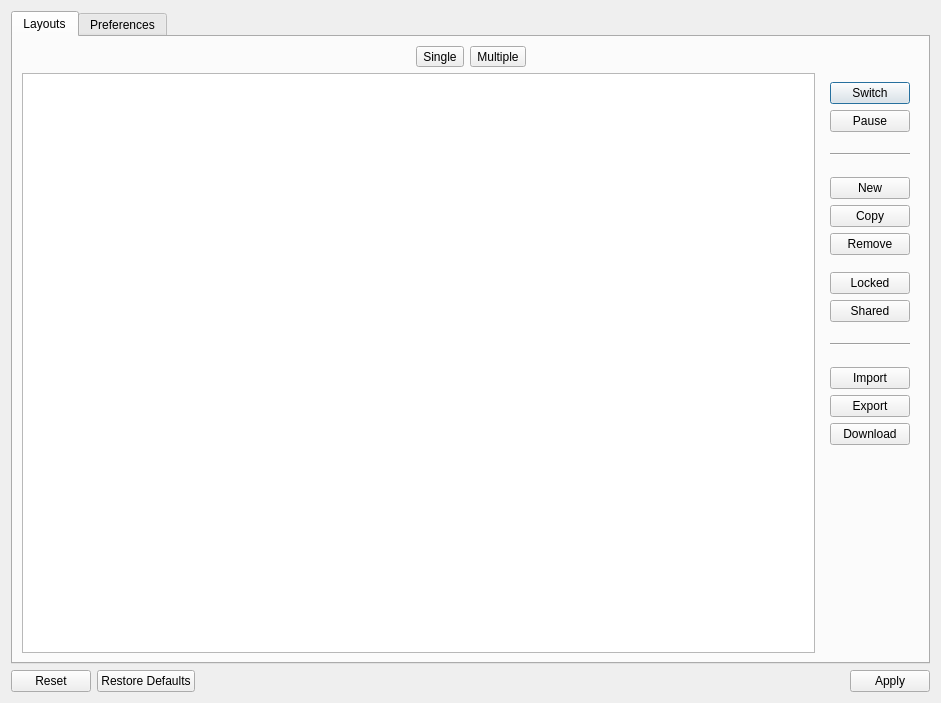
<?xml version="1.0" encoding="UTF-8"?>
<ui version="4.0">
 <class>SettingsDialog</class>
 <widget class="QDialog" name="SettingsDialog">
  <property name="geometry">
   <rect>
    <x>0</x>
    <y>0</y>
    <width>941</width>
    <height>703</height>
   </rect>
  </property>
  <property name="windowTitle">
   <string comment="latte settings window">Settings</string>
  </property>
  <layout class="QVBoxLayout" name="verticalLayout_2">
   <item>
    <widget class="QTabWidget" name="tabWidget">
     <property name="currentIndex">
      <number>0</number>
     </property>
     <widget class="QWidget" name="layoutsTab">
      <attribute name="title">
       <string>Layouts</string>
      </attribute>
      <layout class="QHBoxLayout" name="horizontalLayout">
       <item>
        <layout class="QVBoxLayout" name="verticalLayout_3">
         <item>
          <layout class="QHBoxLayout" name="horizontalLayout_3">
           <item>
            <spacer name="horizontalSpacer">
             <property name="orientation">
              <enum>Qt::Horizontal</enum>
             </property>
             <property name="sizeHint" stdset="0">
              <size>
               <width>40</width>
               <height>20</height>
              </size>
             </property>
            </spacer>
           </item>
           <item>
            <widget class="QToolButton" name="singleToolBtn">
             <property name="sizePolicy">
              <sizepolicy hsizetype="Fixed" vsizetype="Fixed">
               <horstretch>0</horstretch>
               <verstretch>0</verstretch>
              </sizepolicy>
             </property>
             <property name="toolTip">
              <string>Only one layout can be present in memory at all cases</string>
             </property>
             <property name="text">
              <string comment="single layout">Single</string>
             </property>
             <property name="checkable">
              <bool>true</bool>
             </property>
            </widget>
           </item>
           <item>
            <widget class="QToolButton" name="multipleToolBtn">
             <property name="toolTip">
              <string>Multiple layouts can be present and active in memory at the same time</string>
             </property>
             <property name="text">
              <string comment="multiple layouts">Multiple</string>
             </property>
             <property name="checkable">
              <bool>true</bool>
             </property>
             <property name="checked">
              <bool>false</bool>
             </property>
            </widget>
           </item>
           <item>
            <spacer name="horizontalSpacer_2">
             <property name="orientation">
              <enum>Qt::Horizontal</enum>
             </property>
             <property name="sizeHint" stdset="0">
              <size>
               <width>40</width>
               <height>20</height>
              </size>
             </property>
            </spacer>
           </item>
          </layout>
         </item>
         <item>
          <layout class="QHBoxLayout" name="horizontalLayout_2">
           <item>
            <widget class="QTableView" name="layoutsView">
             <property name="sizeAdjustPolicy">
              <enum>QAbstractScrollArea::AdjustToContents</enum>
             </property>
             <property name="showDropIndicator" stdset="0">
              <bool>true</bool>
             </property>
             <property name="alternatingRowColors">
              <bool>true</bool>
             </property>
             <property name="selectionMode">
              <enum>QAbstractItemView::SingleSelection</enum>
             </property>
             <property name="selectionBehavior">
              <enum>QAbstractItemView::SelectRows</enum>
             </property>
             <property name="showGrid">
              <bool>false</bool>
             </property>
             <attribute name="horizontalHeaderVisible">
              <bool>false</bool>
             </attribute>
             <attribute name="horizontalHeaderCascadingSectionResizes">
              <bool>true</bool>
             </attribute>
             <attribute name="horizontalHeaderHighlightSections">
              <bool>false</bool>
             </attribute>
             <attribute name="horizontalHeaderShowSortIndicator" stdset="0">
              <bool>false</bool>
             </attribute>
             <attribute name="verticalHeaderVisible">
              <bool>false</bool>
             </attribute>
             <attribute name="verticalHeaderHighlightSections">
              <bool>false</bool>
             </attribute>
            </widget>
           </item>
           <item>
            <widget class="QWidget" name="widget" native="true">
             <layout class="QVBoxLayout" name="verticalLayout">
              <item>
               <widget class="QPushButton" name="switchButton">
                <property name="toolTip">
                 <string>Switch to selected layout</string>
                </property>
                <property name="text">
                 <string comment="switch to layout">Switch</string>
                </property>
                <property name="icon">
                 <iconset theme="user-identity">
                  <normaloff>.</normaloff>.</iconset>
                </property>
               </widget>
              </item>
              <item>
               <widget class="QPushButton" name="pauseButton">
                <property name="toolTip">
                 <string>Pause all activities from the selected layout</string>
                </property>
                <property name="text">
                 <string>Pause</string>
                </property>
                <property name="icon">
                 <iconset theme="media-playback-pause">
                  <normaloff>.</normaloff>.</iconset>
                </property>
               </widget>
              </item>
              <item>
               <spacer name="verticalSpacer_5">
                <property name="orientation">
                 <enum>Qt::Vertical</enum>
                </property>
                <property name="sizeType">
                 <enum>QSizePolicy::Preferred</enum>
                </property>
                <property name="sizeHint" stdset="0">
                 <size>
                  <width>20</width>
                  <height>15</height>
                 </size>
                </property>
               </spacer>
              </item>
              <item>
               <widget class="Line" name="line_2">
                <property name="minimumSize">
                 <size>
                  <width>0</width>
                  <height>0</height>
                 </size>
                </property>
                <property name="orientation">
                 <enum>Qt::Horizontal</enum>
                </property>
               </widget>
              </item>
              <item>
               <spacer name="verticalSpacer_4">
                <property name="orientation">
                 <enum>Qt::Vertical</enum>
                </property>
                <property name="sizeType">
                 <enum>QSizePolicy::Preferred</enum>
                </property>
                <property name="sizeHint" stdset="0">
                 <size>
                  <width>20</width>
                  <height>15</height>
                 </size>
                </property>
               </spacer>
              </item>
              <item>
               <widget class="QPushButton" name="newButton">
                <property name="toolTip">
                 <string>New layout</string>
                </property>
                <property name="text">
                 <string comment="new layout">New</string>
                </property>
                <property name="icon">
                 <iconset theme="add">
                  <normaloff>.</normaloff>.</iconset>
                </property>
               </widget>
              </item>
              <item>
               <widget class="QPushButton" name="copyButton">
                <property name="toolTip">
                 <string>Copy selected layout</string>
                </property>
                <property name="text">
                 <string comment="copy layout">Copy</string>
                </property>
                <property name="icon">
                 <iconset theme="edit-copy">
                  <normaloff>.</normaloff>.</iconset>
                </property>
                <property name="flat">
                 <bool>false</bool>
                </property>
               </widget>
              </item>
              <item>
               <widget class="QPushButton" name="removeButton">
                <property name="toolTip">
                 <string>Remove selected layout</string>
                </property>
                <property name="text">
                 <string comment="remove layout">Remove</string>
                </property>
                <property name="icon">
                 <iconset theme="delete">
                  <normaloff>.</normaloff>.</iconset>
                </property>
               </widget>
              </item>
              <item>
               <spacer name="verticalSpacer_10">
                <property name="orientation">
                 <enum>Qt::Vertical</enum>
                </property>
                <property name="sizeType">
                 <enum>QSizePolicy::Fixed</enum>
                </property>
                <property name="sizeHint" stdset="0">
                 <size>
                  <width>1</width>
                  <height>11</height>
                 </size>
                </property>
               </spacer>
              </item>
              <item>
               <widget class="QPushButton" name="lockedButton">
                <property name="toolTip">
                 <string>Lock layout and make it read-only</string>
                </property>
                <property name="text">
                 <string comment="locked layout">Locked</string>
                </property>
                <property name="icon">
                 <iconset theme="object-locked">
                  <normaloff>.</normaloff>.</iconset>
                </property>
                <property name="checkable">
                 <bool>true</bool>
                </property>
               </widget>
              </item>
              <item>
               <widget class="QPushButton" name="sharedButton">
                <property name="toolTip">
                 <string>Share that layout with other central layouts</string>
                </property>
                <property name="text">
                 <string>Shared</string>
                </property>
                <property name="icon">
                 <iconset theme="document-share">
                  <normaloff>.</normaloff>.</iconset>
                </property>
                <property name="checkable">
                 <bool>true</bool>
                </property>
               </widget>
              </item>
              <item>
               <spacer name="verticalSpacer_2">
                <property name="orientation">
                 <enum>Qt::Vertical</enum>
                </property>
                <property name="sizeType">
                 <enum>QSizePolicy::Preferred</enum>
                </property>
                <property name="sizeHint" stdset="0">
                 <size>
                  <width>20</width>
                  <height>15</height>
                 </size>
                </property>
               </spacer>
              </item>
              <item>
               <widget class="Line" name="line">
                <property name="sizePolicy">
                 <sizepolicy hsizetype="Minimum" vsizetype="Fixed">
                  <horstretch>0</horstretch>
                  <verstretch>0</verstretch>
                 </sizepolicy>
                </property>
                <property name="sizeIncrement">
                 <size>
                  <width>0</width>
                  <height>0</height>
                 </size>
                </property>
                <property name="baseSize">
                 <size>
                  <width>0</width>
                  <height>0</height>
                 </size>
                </property>
                <property name="lineWidth">
                 <number>1</number>
                </property>
                <property name="orientation">
                 <enum>Qt::Horizontal</enum>
                </property>
               </widget>
              </item>
              <item>
               <spacer name="verticalSpacer_3">
                <property name="orientation">
                 <enum>Qt::Vertical</enum>
                </property>
                <property name="sizeType">
                 <enum>QSizePolicy::Preferred</enum>
                </property>
                <property name="sizeHint" stdset="0">
                 <size>
                  <width>20</width>
                  <height>15</height>
                 </size>
                </property>
               </spacer>
              </item>
              <item>
               <widget class="QPushButton" name="importButton">
                <property name="toolTip">
                 <string>Import a layout or full configuration file</string>
                </property>
                <property name="text">
                 <string comment="import layout">Import</string>
                </property>
                <property name="icon">
                 <iconset theme="document-import">
                  <normaloff>.</normaloff>.</iconset>
                </property>
                <property name="default">
                 <bool>false</bool>
                </property>
               </widget>
              </item>
              <item>
               <widget class="QPushButton" name="exportButton">
                <property name="toolTip">
                 <string>Export selected layout or full configuration into a file</string>
                </property>
                <property name="text">
                 <string comment="export layout">Export</string>
                </property>
                <property name="icon">
                 <iconset theme="document-export">
                  <normaloff>.</normaloff>.</iconset>
                </property>
               </widget>
              </item>
              <item>
               <widget class="QPushButton" name="downloadButton">
                <property name="toolTip">
                 <string>Download community layouts from the Internet</string>
                </property>
                <property name="text">
                 <string comment="download layout">Download</string>
                </property>
                <property name="icon">
                 <iconset theme="get-hot-new-stuff">
                  <normaloff>.</normaloff>.</iconset>
                </property>
               </widget>
              </item>
              <item>
               <spacer name="verticalSpacer">
                <property name="orientation">
                 <enum>Qt::Vertical</enum>
                </property>
                <property name="sizeHint" stdset="0">
                 <size>
                  <width>20</width>
                  <height>40</height>
                 </size>
                </property>
               </spacer>
              </item>
             </layout>
            </widget>
           </item>
          </layout>
         </item>
        </layout>
       </item>
      </layout>
     </widget>
     <widget class="QWidget" name="preferencesTab">
      <property name="sizePolicy">
       <sizepolicy hsizetype="Expanding" vsizetype="Expanding">
        <horstretch>0</horstretch>
        <verstretch>0</verstretch>
       </sizepolicy>
      </property>
      <attribute name="title">
       <string>Preferences</string>
      </attribute>
      <layout class="QHBoxLayout" name="horizontalLayout_4">
       <property name="rightMargin">
        <number>9</number>
       </property>
       <item>
        <widget class="QScrollArea" name="scrollArea">
         <property name="frameShape">
          <enum>QFrame::NoFrame</enum>
         </property>
         <property name="lineWidth">
          <number>0</number>
         </property>
         <property name="verticalScrollBarPolicy">
          <enum>Qt::ScrollBarAsNeeded</enum>
         </property>
         <property name="horizontalScrollBarPolicy">
          <enum>Qt::ScrollBarAlwaysOff</enum>
         </property>
         <property name="widgetResizable">
          <bool>true</bool>
         </property>
         <widget class="QWidget" name="scrollAreaWidgetContents">
          <property name="geometry">
           <rect>
            <x>0</x>
            <y>0</y>
            <width>890</width>
            <height>662</height>
           </rect>
          </property>
          <layout class="QHBoxLayout" name="horizontalLayout_9">
           <property name="spacing">
            <number>0</number>
           </property>
           <property name="leftMargin">
            <number>0</number>
           </property>
           <property name="topMargin">
            <number>0</number>
           </property>
           <property name="rightMargin">
            <number>0</number>
           </property>
           <property name="bottomMargin">
            <number>0</number>
           </property>
           <item>
            <layout class="QVBoxLayout" name="verticalLayout_4">
             <item>
              <spacer name="verticalSpacer_8">
               <property name="orientation">
                <enum>Qt::Vertical</enum>
               </property>
               <property name="sizeType">
                <enum>QSizePolicy::Fixed</enum>
               </property>
               <property name="sizeHint" stdset="0">
                <size>
                 <width>20</width>
                 <height>10</height>
                </size>
               </property>
              </spacer>
             </item>
             <item>
              <widget class="QLabel" name="appearanceLbl">
               <property name="font">
                <font>
                 <weight>75</weight>
                 <bold>true</bold>
                </font>
               </property>
               <property name="text">
                <string>Appearance</string>
               </property>
              </widget>
             </item>
             <item>
              <layout class="QHBoxLayout" name="horizontalLayout_12">
               <item>
                <spacer name="horizontalSpacer_12">
                 <property name="orientation">
                  <enum>Qt::Horizontal</enum>
                 </property>
                 <property name="sizeType">
                  <enum>QSizePolicy::Fixed</enum>
                 </property>
                 <property name="sizeHint" stdset="0">
                  <size>
                   <width>20</width>
                   <height>20</height>
                  </size>
                 </property>
                </spacer>
               </item>
               <item>
                <widget class="QCheckBox" name="badges3DStyleChkBox">
                 <property name="text">
                  <string>Use 3D style for notification and shortcut badges</string>
                 </property>
                </widget>
               </item>
              </layout>
             </item>
             <item>
              <spacer name="verticalSpacer_14">
               <property name="orientation">
                <enum>Qt::Vertical</enum>
               </property>
               <property name="sizeType">
                <enum>QSizePolicy::Fixed</enum>
               </property>
               <property name="sizeHint" stdset="0">
                <size>
                 <width>20</width>
                 <height>20</height>
                </size>
               </property>
              </spacer>
             </item>
             <item>
              <widget class="QLabel" name="behaviorLbl">
               <property name="sizePolicy">
                <sizepolicy hsizetype="Preferred" vsizetype="Preferred">
                 <horstretch>0</horstretch>
                 <verstretch>0</verstretch>
                </sizepolicy>
               </property>
               <property name="font">
                <font>
                 <weight>75</weight>
                 <bold>true</bold>
                </font>
               </property>
               <property name="text">
                <string>Behavior</string>
               </property>
               <property name="alignment">
                <set>Qt::AlignLeading|Qt::AlignLeft|Qt::AlignTop</set>
               </property>
              </widget>
             </item>
             <item>
              <layout class="QHBoxLayout" name="horizontalLayout_5">
               <item>
                <spacer name="horizontalSpacer_3">
                 <property name="orientation">
                  <enum>Qt::Horizontal</enum>
                 </property>
                 <property name="sizeType">
                  <enum>QSizePolicy::Fixed</enum>
                 </property>
                 <property name="sizeHint" stdset="0">
                  <size>
                   <width>20</width>
                   <height>20</height>
                  </size>
                 </property>
                </spacer>
               </item>
               <item>
                <widget class="QCheckBox" name="autostartChkBox">
                 <property name="toolTip">
                  <string>Start the application automatically after each relogin</string>
                 </property>
                 <property name="text">
                  <string>Enable autostart during startup</string>
                 </property>
                </widget>
               </item>
              </layout>
             </item>
             <item>
              <layout class="QHBoxLayout" name="horizontalLayout_6">
               <item>
                <spacer name="horizontalSpacer_4">
                 <property name="orientation">
                  <enum>Qt::Horizontal</enum>
                 </property>
                 <property name="sizeType">
                  <enum>QSizePolicy::Fixed</enum>
                 </property>
                 <property name="sizeHint" stdset="0">
                  <size>
                   <width>20</width>
                   <height>20</height>
                  </size>
                 </property>
                </spacer>
               </item>
               <item>
                <widget class="QCheckBox" name="infoWindowChkBox">
                 <property name="toolTip">
                  <string>Provide visual feedback when layouts are activated automatically</string>
                 </property>
                 <property name="text">
                  <string>Show informative window for layouts automatic activation</string>
                 </property>
                </widget>
               </item>
              </layout>
             </item>
             <item>
              <layout class="QHBoxLayout" name="horizontalLayout_14">
               <item>
                <spacer name="horizontalSpacer_10">
                 <property name="orientation">
                  <enum>Qt::Horizontal</enum>
                 </property>
                 <property name="sizeType">
                  <enum>QSizePolicy::Maximum</enum>
                 </property>
                 <property name="sizeHint" stdset="0">
                  <size>
                   <width>20</width>
                   <height>20</height>
                  </size>
                 </property>
                </spacer>
               </item>
               <item>
                <widget class="QCheckBox" name="noBordersForMaximizedChkBox">
                 <property name="toolTip">
                  <string>Activate support for borderless maximized windows between different layouts</string>
                 </property>
                 <property name="text">
                  <string>Support borderless maximized windows in different layouts</string>
                 </property>
                </widget>
               </item>
              </layout>
             </item>
             <item>
              <spacer name="verticalSpacer_7">
               <property name="orientation">
                <enum>Qt::Vertical</enum>
               </property>
               <property name="sizeType">
                <enum>QSizePolicy::Fixed</enum>
               </property>
               <property name="sizeHint" stdset="0">
                <size>
                 <width>20</width>
                 <height>20</height>
                </size>
               </property>
              </spacer>
             </item>
             <item>
              <widget class="QLabel" name="label">
               <property name="font">
                <font>
                 <weight>75</weight>
                 <bold>true</bold>
                </font>
               </property>
               <property name="text">
                <string>Actions</string>
               </property>
              </widget>
             </item>
             <item>
              <layout class="QHBoxLayout" name="horizontalLayout_11">
               <item>
                <spacer name="horizontalSpacer_11">
                 <property name="orientation">
                  <enum>Qt::Horizontal</enum>
                 </property>
                 <property name="sizeType">
                  <enum>QSizePolicy::Fixed</enum>
                 </property>
                 <property name="sizeHint" stdset="0">
                  <size>
                   <width>20</width>
                   <height>20</height>
                  </size>
                 </property>
                </spacer>
               </item>
               <item>
                <widget class="QCheckBox" name="metaPressChkBox">
                 <property name="toolTip">
                  <string>Forward ⌘ press from KWin to Latte in order to activate Application Launcher. It is suggested to disable that option if you remove Latte.</string>
                 </property>
                 <property name="text">
                  <string>Press ⌘ to activate Application Launcher</string>
                 </property>
                </widget>
               </item>
              </layout>
             </item>
             <item>
              <layout class="QHBoxLayout" name="horizontalLayout_13">
               <item>
                <spacer name="horizontalSpacer_14">
                 <property name="orientation">
                  <enum>Qt::Horizontal</enum>
                 </property>
                 <property name="sizeType">
                  <enum>QSizePolicy::Fixed</enum>
                 </property>
                 <property name="sizeHint" stdset="0">
                  <size>
                   <width>20</width>
                   <height>20</height>
                  </size>
                 </property>
                </spacer>
               </item>
               <item>
                <widget class="QCheckBox" name="metaPressHoldChkBox">
                 <property name="toolTip">
                  <string>Press and hold ⌘ to show shortcuts badges for applets and tasks</string>
                 </property>
                 <property name="text">
                  <string>Press and Hold ⌘ to show shortcuts badges</string>
                 </property>
                </widget>
               </item>
              </layout>
             </item>
             <item>
              <spacer name="verticalSpacer_12">
               <property name="orientation">
                <enum>Qt::Vertical</enum>
               </property>
               <property name="sizeType">
                <enum>QSizePolicy::Fixed</enum>
               </property>
               <property name="sizeHint" stdset="0">
                <size>
                 <width>20</width>
                 <height>20</height>
                </size>
               </property>
              </spacer>
             </item>
             <item>
              <widget class="QLabel" name="mouseSensetivityLbl">
               <property name="font">
                <font>
                 <weight>75</weight>
                 <bold>true</bold>
                </font>
               </property>
               <property name="text">
                <string>Mouse Sensitivity</string>
               </property>
              </widget>
             </item>
             <item>
              <layout class="QHBoxLayout" name="horizontalLayout_7">
               <item>
                <spacer name="horizontalSpacer_5">
                 <property name="orientation">
                  <enum>Qt::Horizontal</enum>
                 </property>
                 <property name="sizeType">
                  <enum>QSizePolicy::Fixed</enum>
                 </property>
                 <property name="sizeHint" stdset="0">
                  <size>
                   <width>20</width>
                   <height>20</height>
                  </size>
                 </property>
                </spacer>
               </item>
               <item>
                <widget class="QLabel" name="parabolicEffectLbl">
                 <property name="sizePolicy">
                  <sizepolicy hsizetype="Maximum" vsizetype="Preferred">
                   <horstretch>0</horstretch>
                   <verstretch>0</verstretch>
                  </sizepolicy>
                 </property>
                 <property name="text">
                  <string>Parabolic Effect</string>
                 </property>
                </widget>
               </item>
               <item>
                <spacer name="horizontalSpacer_6">
                 <property name="orientation">
                  <enum>Qt::Horizontal</enum>
                 </property>
                 <property name="sizeType">
                  <enum>QSizePolicy::Fixed</enum>
                 </property>
                 <property name="sizeHint" stdset="0">
                  <size>
                   <width>7</width>
                   <height>20</height>
                  </size>
                 </property>
                </spacer>
               </item>
               <item>
                <layout class="QHBoxLayout" name="horizontalLayout_8">
                 <item>
                  <widget class="QToolButton" name="lowSensitivityBtn">
                   <property name="sizePolicy">
                    <sizepolicy hsizetype="Expanding" vsizetype="Fixed">
                     <horstretch>0</horstretch>
                     <verstretch>0</verstretch>
                    </sizepolicy>
                   </property>
                   <property name="toolTip">
                    <string>Low sensitivity for parabolic effect (low cpu usage and performance)</string>
                   </property>
                   <property name="text">
                    <string comment="low sensitivity">Low</string>
                   </property>
                   <property name="checkable">
                    <bool>true</bool>
                   </property>
                  </widget>
                 </item>
                 <item>
                  <widget class="QToolButton" name="mediumSensitivityBtn">
                   <property name="sizePolicy">
                    <sizepolicy hsizetype="Expanding" vsizetype="Fixed">
                     <horstretch>0</horstretch>
                     <verstretch>0</verstretch>
                    </sizepolicy>
                   </property>
                   <property name="toolTip">
                    <string>Medium sensitivity for parabolic effect (normal cpu usage and performance)</string>
                   </property>
                   <property name="text">
                    <string comment="medium sensitivity">Medium</string>
                   </property>
                   <property name="checkable">
                    <bool>true</bool>
                   </property>
                  </widget>
                 </item>
                 <item>
                  <widget class="QToolButton" name="highSensitivityBtn">
                   <property name="sizePolicy">
                    <sizepolicy hsizetype="Expanding" vsizetype="Fixed">
                     <horstretch>0</horstretch>
                     <verstretch>0</verstretch>
                    </sizepolicy>
                   </property>
                   <property name="toolTip">
                    <string>High sensitivity for parabolic effect (high cpu usage and performance)</string>
                   </property>
                   <property name="text">
                    <string comment="high sensitivity">High</string>
                   </property>
                   <property name="checkable">
                    <bool>true</bool>
                   </property>
                  </widget>
                 </item>
                </layout>
               </item>
               <item>
                <spacer name="horizontalSpacer_8">
                 <property name="orientation">
                  <enum>Qt::Horizontal</enum>
                 </property>
                 <property name="sizeType">
                  <enum>QSizePolicy::Fixed</enum>
                 </property>
                 <property name="sizeHint" stdset="0">
                  <size>
                   <width>20</width>
                   <height>20</height>
                  </size>
                 </property>
                </spacer>
               </item>
              </layout>
             </item>
             <item>
              <spacer name="verticalSpacer_9">
               <property name="orientation">
                <enum>Qt::Vertical</enum>
               </property>
               <property name="sizeType">
                <enum>QSizePolicy::Fixed</enum>
               </property>
               <property name="sizeHint" stdset="0">
                <size>
                 <width>20</width>
                 <height>20</height>
                </size>
               </property>
              </spacer>
             </item>
             <item>
              <widget class="QLabel" name="delayLbl">
               <property name="font">
                <font>
                 <weight>75</weight>
                 <bold>true</bold>
                </font>
               </property>
               <property name="text">
                <string>Delay</string>
               </property>
              </widget>
             </item>
             <item>
              <layout class="QHBoxLayout" name="horizontalLayout_10">
               <item>
                <spacer name="horizontalSpacer_7">
                 <property name="orientation">
                  <enum>Qt::Horizontal</enum>
                 </property>
                 <property name="sizeType">
                  <enum>QSizePolicy::Fixed</enum>
                 </property>
                 <property name="sizeHint" stdset="0">
                  <size>
                   <width>20</width>
                   <height>20</height>
                  </size>
                 </property>
                </spacer>
               </item>
               <item>
                <widget class="QLabel" name="trackScreensDelayLbl">
                 <property name="toolTip">
                  <string>Different hardware can have different delays during screen changes.
This tracker is used in order to not lose any screen related update.</string>
                 </property>
                 <property name="text">
                  <string>React to screen changes after</string>
                 </property>
                </widget>
               </item>
               <item>
                <widget class="QSpinBox" name="screenTrackerSpinBox">
                 <property name="sizePolicy">
                  <sizepolicy hsizetype="MinimumExpanding" vsizetype="Fixed">
                   <horstretch>0</horstretch>
                   <verstretch>0</verstretch>
                  </sizepolicy>
                 </property>
                 <property name="maximumSize">
                  <size>
                   <width>200</width>
                   <height>16777215</height>
                  </size>
                 </property>
                 <property name="toolTip">
                  <string>Different hardware can have different delays during screen changes.
This tracker is used in order to not lose any screen related update.</string>
                 </property>
                 <property name="alignment">
                  <set>Qt::AlignLeading|Qt::AlignLeft|Qt::AlignVCenter</set>
                 </property>
                 <property name="specialValueText">
                  <string/>
                 </property>
                 <property name="suffix">
                  <string> ms.</string>
                 </property>
                 <property name="minimum">
                  <number>1000</number>
                 </property>
                 <property name="maximum">
                  <number>10000</number>
                 </property>
                 <property name="singleStep">
                  <number>100</number>
                 </property>
                 <property name="value">
                  <number>2500</number>
                 </property>
                </widget>
               </item>
               <item>
                <spacer name="horizontalSpacer_9">
                 <property name="orientation">
                  <enum>Qt::Horizontal</enum>
                 </property>
                 <property name="sizeType">
                  <enum>QSizePolicy::Fixed</enum>
                 </property>
                 <property name="sizeHint" stdset="0">
                  <size>
                   <width>20</width>
                   <height>20</height>
                  </size>
                 </property>
                </spacer>
               </item>
              </layout>
             </item>
             <item>
              <spacer name="verticalSpacer_11">
               <property name="orientation">
                <enum>Qt::Vertical</enum>
               </property>
               <property name="sizeType">
                <enum>QSizePolicy::Fixed</enum>
               </property>
               <property name="sizeHint" stdset="0">
                <size>
                 <width>20</width>
                 <height>20</height>
                </size>
               </property>
              </spacer>
             </item>
             <item>
              <widget class="QLabel" name="plasmaLbl">
               <property name="font">
                <font>
                 <weight>75</weight>
                 <bold>true</bold>
                </font>
               </property>
               <property name="text">
                <string>Plasma Theme</string>
               </property>
              </widget>
             </item>
             <item>
              <layout class="QHBoxLayout" name="horizontalLayout_15">
               <item>
                <spacer name="horizontalSpacer_16">
                 <property name="orientation">
                  <enum>Qt::Horizontal</enum>
                 </property>
                 <property name="sizeType">
                  <enum>QSizePolicy::Fixed</enum>
                 </property>
                 <property name="sizeHint" stdset="0">
                  <size>
                   <width>20</width>
                   <height>20</height>
                  </size>
                 </property>
                </spacer>
               </item>
               <item>
                <widget class="QLabel" name="outlineLbl">
                 <property name="enabled">
                  <bool>true</bool>
                 </property>
                 <property name="toolTip">
                  <string>Outline width used from background to draw its borders</string>
                 </property>
                 <property name="text">
                  <string>Outline width</string>
                 </property>
                </widget>
               </item>
               <item>
                <widget class="QSpinBox" name="outlineSpinBox">
                 <property name="sizePolicy">
                  <sizepolicy hsizetype="MinimumExpanding" vsizetype="Fixed">
                   <horstretch>0</horstretch>
                   <verstretch>0</verstretch>
                  </sizepolicy>
                 </property>
                 <property name="minimumSize">
                  <size>
                   <width>111</width>
                   <height>30</height>
                  </size>
                 </property>
                 <property name="maximumSize">
                  <size>
                   <width>200</width>
                   <height>16777215</height>
                  </size>
                 </property>
                 <property name="toolTip">
                  <string>Outline width used from background to draw its borders</string>
                 </property>
                 <property name="suffix">
                  <string> px.</string>
                 </property>
                 <property name="minimum">
                  <number>1</number>
                 </property>
                 <property name="maximum">
                  <number>16</number>
                 </property>
                </widget>
               </item>
               <item>
                <spacer name="horizontalSpacer_15">
                 <property name="orientation">
                  <enum>Qt::Horizontal</enum>
                 </property>
                 <property name="sizeType">
                  <enum>QSizePolicy::Fixed</enum>
                 </property>
                 <property name="sizeHint" stdset="0">
                  <size>
                   <width>20</width>
                   <height>20</height>
                  </size>
                 </property>
                </spacer>
               </item>
              </layout>
             </item>
             <item>
              <spacer name="verticalSpacer_13">
               <property name="orientation">
                <enum>Qt::Vertical</enum>
               </property>
               <property name="sizeType">
                <enum>QSizePolicy::Fixed</enum>
               </property>
               <property name="sizeHint" stdset="0">
                <size>
                 <width>20</width>
                 <height>20</height>
                </size>
               </property>
              </spacer>
             </item>
             <item>
              <spacer name="verticalSpacer_6">
               <property name="orientation">
                <enum>Qt::Vertical</enum>
               </property>
               <property name="sizeHint" stdset="0">
                <size>
                 <width>20</width>
                 <height>40</height>
                </size>
               </property>
              </spacer>
             </item>
            </layout>
           </item>
          </layout>
         </widget>
        </widget>
       </item>
      </layout>
     </widget>
    </widget>
   </item>
   <item>
    <widget class="QDialogButtonBox" name="buttonBox">
     <property name="orientation">
      <enum>Qt::Horizontal</enum>
     </property>
     <property name="standardButtons">
      <set>QDialogButtonBox::Apply|QDialogButtonBox::Reset|QDialogButtonBox::RestoreDefaults</set>
     </property>
    </widget>
   </item>
  </layout>
 </widget>
 <resources/>
 <connections>
  <connection>
   <sender>buttonBox</sender>
   <signal>accepted()</signal>
   <receiver>SettingsDialog</receiver>
   <slot>accept()</slot>
   <hints>
    <hint type="sourcelabel">
     <x>254</x>
     <y>341</y>
    </hint>
    <hint type="destinationlabel">
     <x>157</x>
     <y>274</y>
    </hint>
   </hints>
  </connection>
  <connection>
   <sender>buttonBox</sender>
   <signal>rejected()</signal>
   <receiver>SettingsDialog</receiver>
   <slot>reject()</slot>
   <hints>
    <hint type="sourcelabel">
     <x>322</x>
     <y>341</y>
    </hint>
    <hint type="destinationlabel">
     <x>286</x>
     <y>274</y>
    </hint>
   </hints>
  </connection>
 </connections>
</ui>
